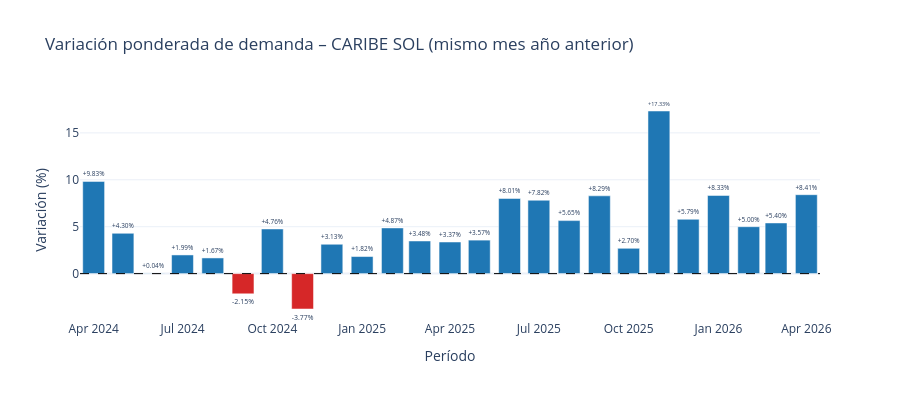

The code cell stored with this chart in its notebook:
### Code cell
# Visualización de la variación ponderada mensual
fig = go.Figure()

fig.add_trace(go.Bar(
    x=var_OR_total["Periodo"],
    y=var_OR_total["VariacionPonderada_pct"],
    marker_color=["#d62728" if v < 0 else "#1f77b4"
                  for v in var_OR_total["VariacionPonderada_pct"]],
    name="Variación ponderada (%)",
    text=var_OR_total["VariacionPonderada_pct"].map(lambda v: f"{v:+.2f}%"),
    textposition="outside",
))

fig.add_hline(y=0, line_dash="dash", line_color="black", line_width=1)

fig.update_layout(
    title=f"Variación ponderada de demanda – {MC_ANALISIS} (mismo mes año anterior)",
    xaxis_title="Período",
    yaxis_title="Variación (%)",
    template="plotly_white",
    height=400,
    showlegend=False,
)
fig.show()

### Figure 1 — Plotly figure (JSON) as saved in the notebook; plotly's stock layout.template omitted (floating-point values rounded to 4 significant figures)
{"data": [{"marker": {"color": ["#1f77b4", "#1f77b4", "#1f77b4", "#1f77b4", "#1f77b4", "#d62728", "#1f77b4", "#d62728", "#1f77b4", "#1f77b4", "#1f77b4", "#1f77b4", "#1f77b4", "#1f77b4", "#1f77b4", "#1f77b4", "#1f77b4", "#1f77b4", "#1f77b4", "#1f77b4", "#1f77b4", "#1f77b4", "#1f77b4", "#1f77b4", "#1f77b4"]}, "name": "Variación ponderada (%)", "text": ["+9.83%", "+4.30%", "+0.04%", "+1.99%", "+1.67%", "-2.15%", "+4.76%", "-3.77%", "+3.13%", "+1.82%", "+4.87%", "+3.48%", "+3.37%", "+3.57%", "+8.01%", "+7.82%", "+5.65%", "+8.29%", "+2.70%", "+17.33%", "+5.79%", "+8.33%", "+5.00%", "+5.40%", "+8.41%"], "textposition": "outside", "type": "bar", "x": ["2024-04", "2024-05", "2024-06", "2024-07", "2024-08", "2024-09", "2024-10", "2024-11", "2024-12", "2025-01", "2025-02", "2025-03", "2025-04", "2025-05", "2025-06", "2025-07", "2025-08", "2025-09", "2025-10", "2025-11", "2025-12", "2026-01", "2026-02", "2026-03", "2026-04"], "y": [9.83, 4.3, 0.04, 1.99, 1.67, -2.15, 4.76, -3.77, 3.13, 1.82, 4.87, 3.48, 3.37, 3.57, 8.01, 7.82, 5.65, 8.29, 2.7, 17.33, 5.79, 8.33, 5.0, 5.4, 8.41]}], "layout": {"height": 400, "shapes": [{"line": {"color": "black", "dash": "dash", "width": 1}, "type": "line", "x0": 0, "x1": 1, "xref": "x domain", "y0": 0, "y1": 0, "yref": "y"}], "showlegend": false, "title": {"text": "Variación ponderada de demanda – CARIBE SOL (mismo mes año anterior)"}, "xaxis": {"title": {"text": "Período"}}, "yaxis": {"title": {"text": "Variación (%)"}}}}
